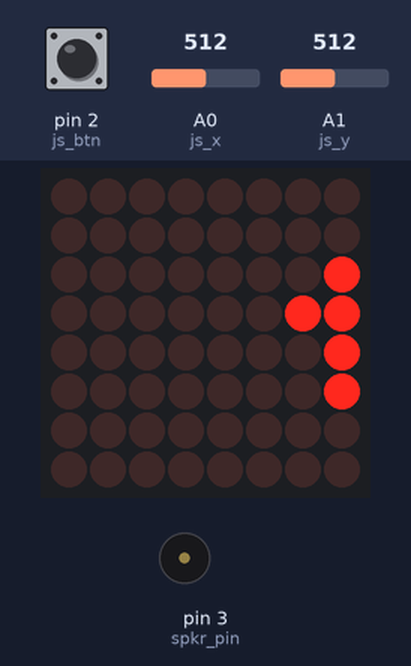
Recording of a sketch running on a simulated Arduino Uno, built with avr-gcc and run on an emulated ATmega328P. On the bench: 8×8 LED matrix, buzzer (waves = sounding). The inputs (shaded band) are chosen by the test bench; at power-on: pin 2 (js_btn) HIGH, A0 (js_x) = 512, A1 (js_y) = 512.

Above: at 1.2 s.
1.3 s: pin 2 (js_btn) pulled LOW for 0.15 s
At 3.92 s:
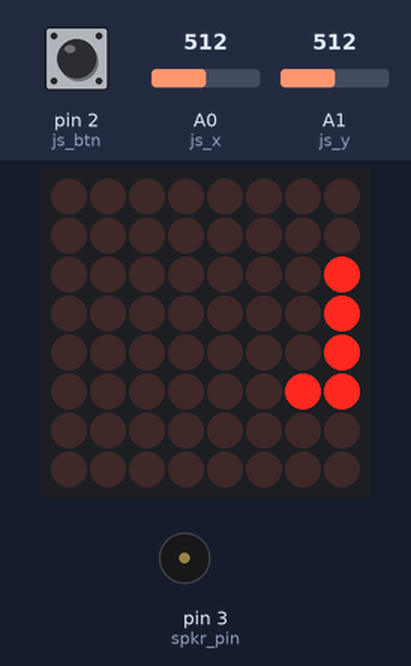
4.4 s: A0 (js_x) set to 675
6.1 s: A0 (js_x) set to 690
At 6.45 s:
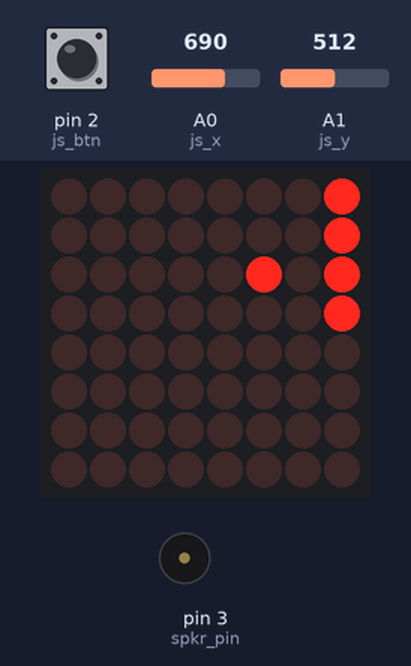
7.8 s: A1 (js_y) set to 355
9.6 s: A1 (js_y) set to 333
At 9.9 s:
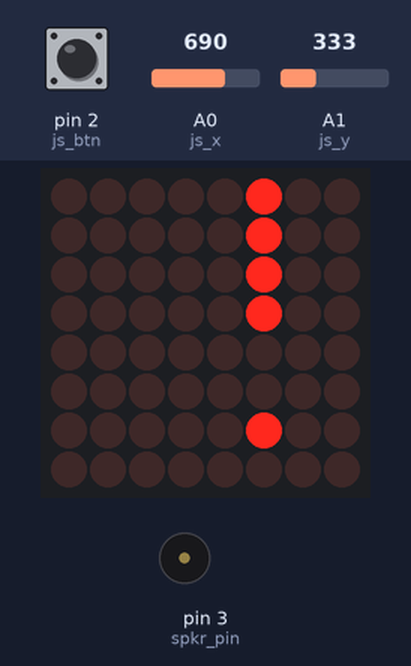
11.4 s: A1 (js_y) set to 673
13.3 s: A1 (js_y) set to 694
At 13.45 s:
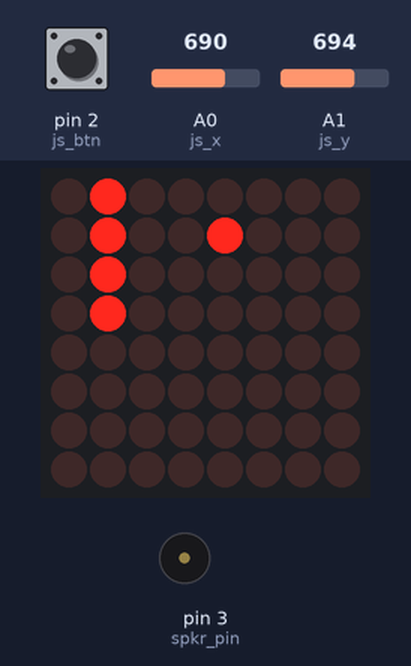
Timing chart, 0 to 21.3 s (numbered marks = the images above; inputs shaded):
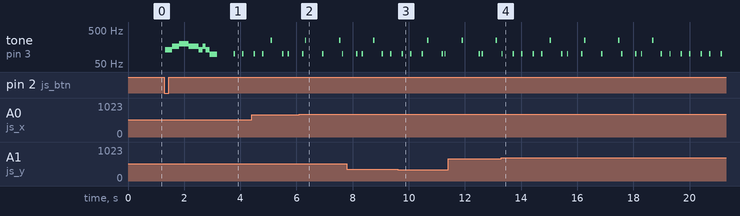

The sketch:

pong_matrix.ino
```cpp
#include <SPI.h>
#include <Adafruit_GFX.h>
#include <Max72xxPanel.h>
#include <math.h>

#define spkr_pin 3
#define js_x     A0
#define js_y     A1
#define js_btn   2

const int line_width = 3;

int notes[]     = { 130, 164, 196, 196, 164, 164, 130, 164, 130, 98  };
int durations[] = { 250, 250, 250, 100, 250, 100, 150, 100, 150, 250 };
                                          //11            13
int pinCS = 10; // Attach CS to this pin, DIN to MOSI and CLK to SCK (cf http://arduino.cc/en/Reference/SPI )
int numberOfHorizontalDisplays = 1;
int numberOfVerticalDisplays   = 1;

int x1, y1, x2, y2, px, py;
int xinput, yinput, btninput;
int base_pos[] = {7, 2};

int ball_x = 6, ball_y = 3;
boolean started = false;

int ball_dx = 1;
int ball_dy = 1;

Max72xxPanel matrix = Max72xxPanel(pinCS, numberOfHorizontalDisplays, numberOfVerticalDisplays);

void setup() {
  pinMode( js_btn,   INPUT_PULLUP );
  pinMode( spkr_pin, OUTPUT       );
  Serial.begin( 9600 );

  matrix.setIntensity(0);
  matrix.fillScreen(LOW);

  // Draw player line
  x1 = base_pos[0];
  y1 = base_pos[1];
  x2 = x1;
  y2 = y1 + line_width;

  px = x1;
  py = y1;

  matrix.drawLine( x1, y1, x2, y2, HIGH );

  // Draw ball pixel
  matrix.drawPixel( ball_x, ball_y, HIGH );

  matrix.write();
}

void play_start_tune() {
  for ( int i = 0; i <= 9; i++ ) {
    tone( spkr_pin, notes[i], durations[i] );
    delay( durations[i] );
  }
  noTone( spkr_pin );

  delay(500);
}

void read_joystick() {
  // Read joystick data
  xinput   = map( analogRead( js_x ), 0, 1023, -1, 2 );
  yinput   = map( analogRead( js_y ), 0, 1023, -1, 2 );
  btninput = digitalRead( js_btn );

  if ( ( btninput == 0 ) && ( ! started ) ) {
    play_start_tune();
    started = true;
  }

  x1 = px + yinput;
  y1 = py + xinput * -1;
  delay( 100 ); // Delay by 100ms to dilute sampling speed

  // Make sure line doesn't exit the screen
  if ( x1 > 7 ) { x1 = 7; }
  if ( x1 < 0 ) { x1 = 0; }
  if ( y1 + line_width > 7 ) { y1 = 7 - line_width; }
  if ( y1 < 0 ) { y1 = 0; }

  x2 = x1;
  y2 = y1 + line_width;

  px = x1; py = y1;
}

void move_ball() {
  ball_x += ball_dx;
  ball_y += ball_dy;

  // These two conditions make sure ball direction is flipped if it hits a wall
  if ( ( ball_x + ball_dx > 7 ) ||  ( ball_x + ball_dx < 0 ) ) {
    ball_dx *= -1;
    tone( spkr_pin, 100, 50 );
  }
  if ( ( ball_y + ball_dy > 7 ) ||  ( ball_y + ball_dy < 0 ) ) {
    ball_dy *= -1;
    tone( spkr_pin, 100, 50 );
  }

  // This condition makes sure ball diretion is flipped if it hits the player
  if ((
    ((( ball_x < x1 ) && ( ball_x + ball_dx >= x1 ) ) || ( ( ball_x > x1 ) && ( ball_x + ball_dx <= x1 ))) &&
    ( ( ball_y >= y1 ) && ( ball_y <= y2 ) )
    )) {
      ball_dx *= -1;
      tone( spkr_pin, 250, 50 );
    }
}

void loop() {
  read_joystick();

  if ( started ) {
    move_ball();
  }

  matrix.fillScreen(LOW);
  matrix.drawLine( x1, y1, x2, y2, HIGH );  // Draw player
  matrix.drawPixel( ball_x, ball_y, HIGH ); // Draw ball pixel

  matrix.write();
}
```

Measured:
- the behaviour switches between 681 and 682 on A0 (js_x) (found by bisection; images 1 and 2)
- the behaviour switches between 341 and 340 on A1 (js_y) (found by bisection; images 2 and 3)
- the behaviour switches between 681 and 682 on A1 (js_y) (found by bisection; images 3 and 4)
- after the input at 1.3 s, tone on pin 3 (spkr_pin): plays 130 Hz for 0.25 s, 164 Hz for 0.25 s, 196 Hz for 0.35 s, 164 Hz for 0.35 s, 130 Hz for 0.15 s, 164 Hz for 0.10 s … (10 notes in this stretch), starting at once; the display: first changes after 2.5 s (image 1 shows a later state)
- after the input at 6.1 s, the display: first differs from a run without the input after 0.11 s (image 2 shows a later state)
- after the input at 9.6 s, the display: first differs from a run without the input after 0.16 s (image 3 shows a later state)
- after the input at 13.3 s, the display: first differs from a run without the input after 0.11 s (image 4)
